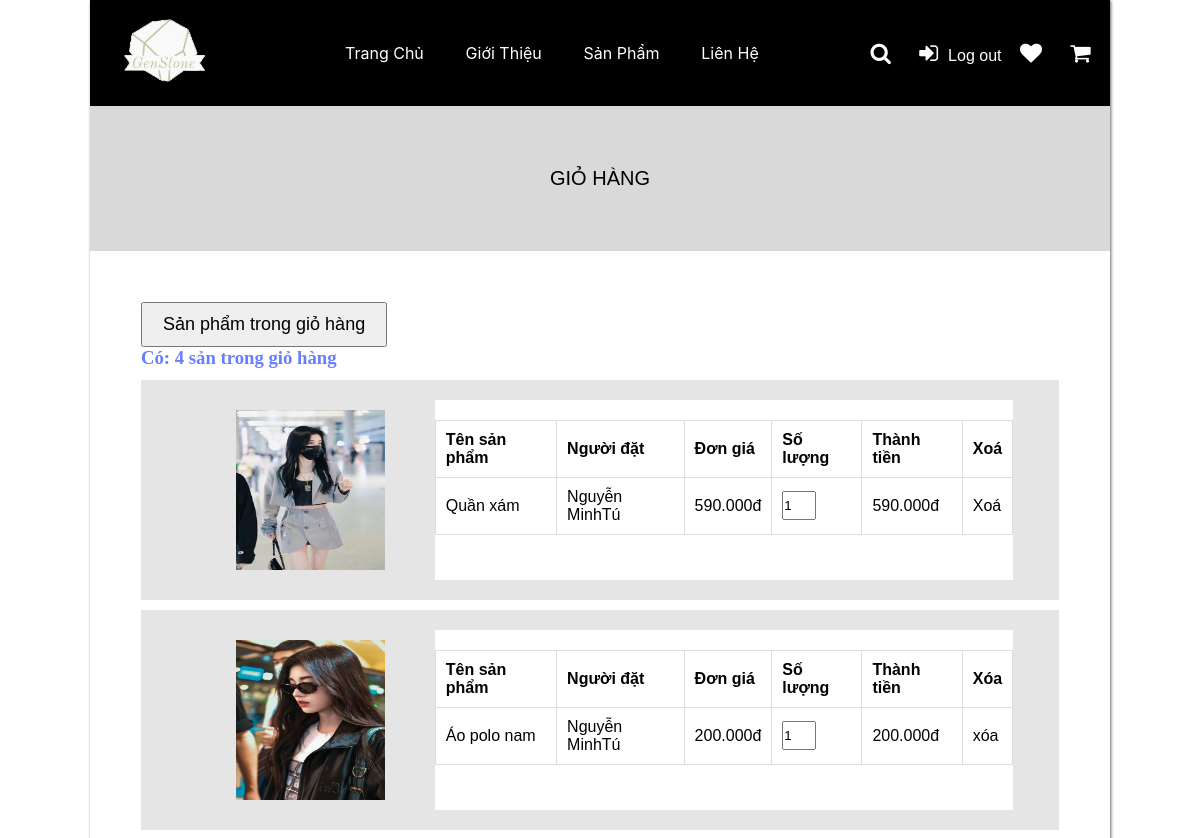
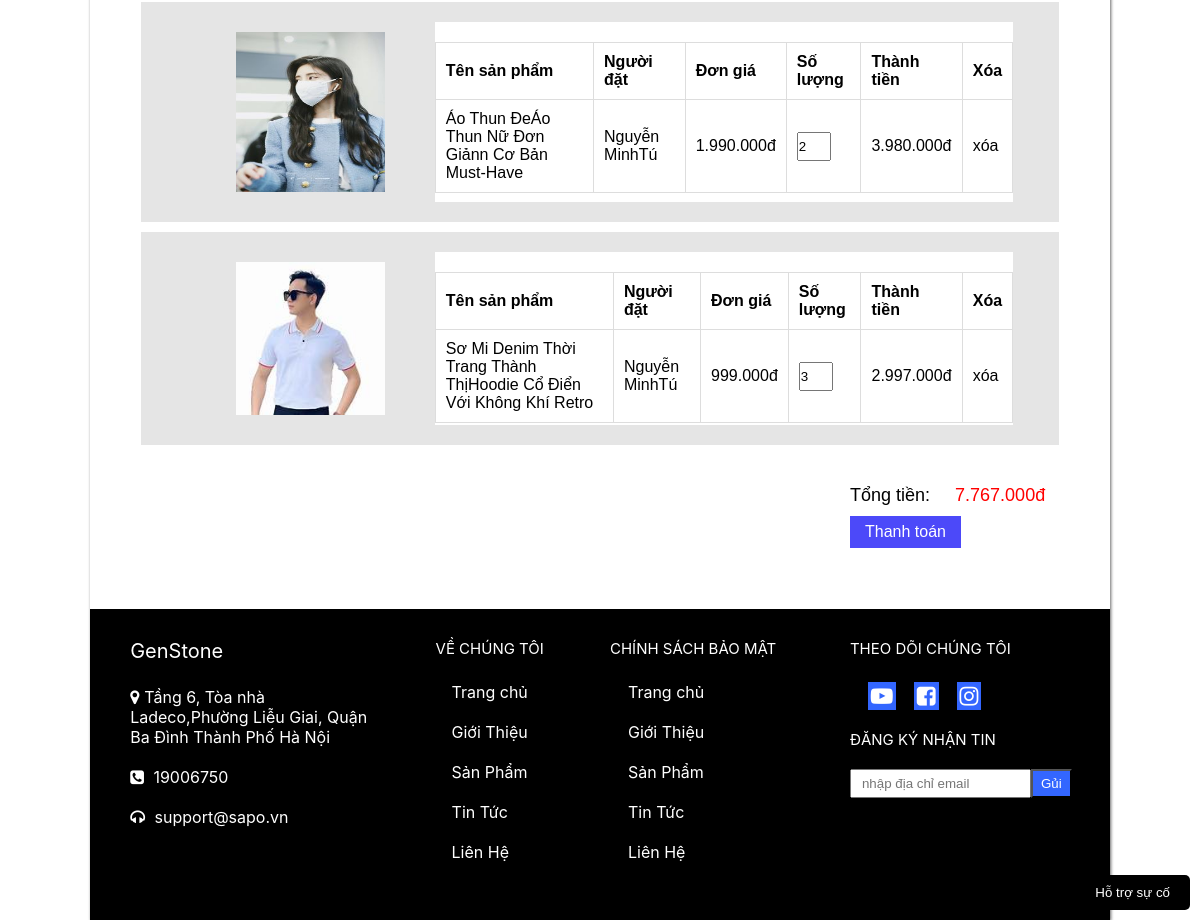
Screenshot of /cart.php (signed in) with the database file from the repository (2 pictures, top to bottom).
### tables this page shows
CREATE TABLE `cart` (
  `id` int(11) NOT NULL,
  `UserID` int(11) NOT NULL,
  `ProductID` int(11) NOT NULL,
  `ProductName` varchar(250) NOT NULL,
  `Size_x` int(11) NOT NULL,
  `Quantity` int(11) NOT NULL,
  `Price` decimal(10,0) NOT NULL,
  `Total` decimal(10,0) NOT NULL,
  `DateTime_x` datetime NOT NULL,
  `img_sanpham` varchar(250) NOT NULL
);

CREATE TABLE `users` (
  `id` int(250) NOT NULL,
  `first_name` varchar(50) NOT NULL,
  `last_name` varchar(50) NOT NULL,
  `hashpassword` varchar(100) NOT NULL,
  `email` varchar(250) NOT NULL,
  `sdt` char(10) NOT NULL,
  `status` tinyint(1) DEFAULT 1,
  `password_user` varchar(200) NOT NULL
);

### cart.php (the view, shortened to what this page needs)
<!DOCTYPE html>
<html lang="en">
<head>
    <link rel="stylesheet" href="font-awesome-4.7.0/css/font-awesome.css">
    <link rel="stylesheet" href="font-awesome-4.7.0/css/font-awesome.min.css">
    <link rel="stylesheet" href="css/chung.css">
    <link rel="stylesheet" href="css/product.css">
</head>
<body>
    <div class="khung_account" style="width: 85%;">
    <?php include 'header.php';?>
    <?php
include 'connectDB.php';
    $sql = $conn->query("SELECT cart.*, users.first_name, users.last_name
                     FROM cart
                     INNER JOIN users ON cart.UserID = users.id
                     WHERE cart.UserID = '" . $id_user . "'");
    $temp = $sql->fetch_assoc();
    $sql2 = $conn->query("SELECT sum(Total) as tt FROM cart WHERE UserID= '" . $id_user . "'");
    $bien2 = $sql2->fetch_assoc();
    $Total = (int)$bien2["tt"];
    $sql_sum_cart = $conn->query("select COUNT(cart.UserID) as tong_cart from cart WHERE UserID='$id_user'");
    $m = $sql_sum_cart->fetch_assoc();
    $tongGioHang = (int)$m["tong_cart"];
?>
        <div class="khoi_chung_dn_dk">
                <p>GIỎ HÀNG</p>
        </div>
       <?php  if ($sql->num_rows == 0) {  ?>
                <div style='width:50%;margin: auto;padding-top: 5%;'>
                <span style='color: red;font-size: 22px'>Bạn chưa có sản phẩm ở giỏ hàng - </span>
                <a href='?Model=product' style='color:blue;'>Ấn vào đây để quay lại</a>
                </div>
        <?php }
        else{
            echo "
            <div style='width: 90%; margin: auto; margin-top: 5%;'>
                <button style='font-size: 18px; padding: 10px 20px;'>Sản phẩm trong giỏ hàng</button>
                <h3 style='color: #687EFF'>Có: $tongGioHang sản trong giỏ hàng </h3>
            </div>
            ";
            ?>
       <?php
        echo '
        <div class="cart_body">
            <div class="cac_sp">
                <div class="anh_sp">
                    <img src="' . $temp["img_sanpham"] . '" alt="" width="">
                </div>
                <div class="ct_gh">
                    <table>
                        <tr>
                            <th style="margin-left: 20px;">Tên sản phẩm</th>
                            <th>Người đặt</th>
                            <th>Đơn giá</th>
                            <th>Số lượng</th>
                            <th>Thành tiền</th>
                            <th>Xoá</th>
                        </tr>
                        <tr>
                            <td>' . $temp["ProductName"] . '</td>
                            <td>' . $temp["first_name"] . $temp["last_name"] . '</td>
                            <td>' . number_format($temp["Price"], 0, ',', '.') . 'đ</td>
                            <td><input type="number" name="sl_new" id="sl_new" value="' . $temp["Quantity"] . '" style="width: 30px;"></td>
                            <td>' . number_format($temp["Total"], 0, ',', '.') . 'đ</td>
                            <td><a href="xoa.php?id=' . $temp['id'] . '" style="color: black;">Xoá</a></td>
                        </tr>
                    </table>
                </div>
            </div>
        </div>';
       while ($row = $sql->fetch_array(MYSQLI_ASSOC)) { ?>
           <div class="cart_body">
               <div class="cac_sp">
                   <div class="anh_sp">
                       <img src="<?php echo $row["img_sanpham"] ?>" alt="" width="">
                   </div>
                   <div class="ct_gh">
                       <table>
                           <tr>
                               <th style="margin-left: 20px;">Tên sản phẩm</th>
                               <th>Người đặt</th>
                               <th>Đơn giá</th>
                               <th>Số lượng</th>
                               <th>Thành tiền</th>
                               <th>Xóa</th>
                           </tr>
                           <tr>
                               <td><?php echo $row["ProductName"] ?></td>
                               <td><?php echo $row["first_name"] . $row["last_name"] ?></td>
                               <td><?php echo number_format($row["Price"], 0, ',', '.') . 'đ' ?></td>
                               <td><input type="number" name="sl_new" id="sl_new" value="<?php echo $row["Quantity"] ?>" style="width: 30px;"></td>
                               <td><?php echo number_format($row["Total"], 0, ',', '.') . 'đ' ?></td>
                               <td><a href='xoa.php?id=<?php echo $row['id']; ?>' style="color: black;">xóa</a></td>
                           </tr>
                       </table>
                   </div>
               </div>
           </div>
       <?php
       }
       echo "
       <div class='thanh_toan'>
           <div style='margin-left: 75%;'>
               <span style='margin-right: 20px;'>Tổng tiền: </span>
               <span style='color: #FF0000;'>" . number_format($Total, 0, ',', '.') . 'đ' . "</span><br>
               <button name='payment' id='payment' style='margin-top: 10px;'><a href=''>Thanh toán</a></button>
           </div>
       </div>
        ";
       ?>
       <?php
       }
       ?>
        <button id="myButton"  >Hỗ trợ sự cố</button>
        <?php include 'footer.php';?>
    </div>
</body>
</html>

### css/chung.css (style rules this page uses)
* { margin: 0; padding: 0; }
a { text-decoration: none; color: #FFFFFF; }
input { padding: 5px 0px; }
.khung_account { width: 70%; margin: auto; box-shadow: 1px 1px 3px rgba(0, 0, 0, 0.5); }
.khoi_chung_dn_dk { width: 100%; height: 8%; background-color: #D9D9D9; }
.khung_account { width: 70%; margin: auto; box-shadow: 1px 1px 3px rgba(0, 0, 0, 0.6); }
.khoi_chung_dn_dk>p { font-family: 'Source Sans Pro', sans-serif; font-size: 20px; padding: 6% 0%; font-weight: 400; text-align: center; }
#myButton { position: fixed; bottom: 10px; right: 10px; z-index: 999; padding: 10px 20px; background-color: #000000; color: #FFFFFF; border: none; border-radius: 5px; cursor: pointer; cursor: pointer; }

### cart.php (style rules this page uses)
.cart_body { margin: auto; width: 90%; margin-top: 1%; background-color: #E5E5E5; padding: 20px 0px; }
.cac_sp { width: 90%; max-height: 180px; margin: auto; display: flex; justify-content: space-between; }
.anh_sp { padding: 10px 0px; width: 30%; }
.anh_sp img { width: 60%; margin-left: 20%; height: 100%; }
.ct_gh { width: 70%; background-color: #ffffff; }
table { border-collapse: collapse; width: 100%; margin-top: 20px; font-family: 'Source Sans Pro', sans-serif; }
th, td { border: 1px solid #ddd; padding: 10px; text-align: left; }
.thanh_toan { font-family: 'Source Sans Pro', sans-serif; font-size: 18px; padding: 10px 10px; margin-top: 3%; }
#payment { padding: 7px 15px; background-color: #4C49F9; border: none; color: #ffffff; font-family: 'Source Sans Pro', sans-serif; font-size: 16px; }

### rows the page displays
cart: img_sanpham (picture), ProductName "Quần xám", Price "590.000", sl_new "1", Total "590.000"
users: first_name "Nguyễn Minh", last_name "Tú"
cart: img_sanpham (picture), ProductName "Áo polo nam", UserID.first_name "Nguyễn Minh", UserID.last_name "Tú", Price "200.000", sl_new "1", Total "200.000"
cart: img_sanpham (picture), ProductName "Áo Thun ĐeÁo Thun Nữ Đơn Giảnn Cơ Bản Must-Have", UserID.first_name "Nguyễn Minh", UserID.last_name "Tú", Price "1.990.000", sl_new "2", Total "3.980.000"
cart: img_sanpham (picture), ProductName "Sơ Mi Denim Thời Trang Thành ThịHoodie Cổ Điển Với Không Khí Retro", UserID.first_name "Nguyễn Minh", UserID.last_name "Tú", Price "999.000", sl_new "3", Total "2.997.000"

### other values shown
$tongGioHang "4"
$Total "7.767.000"
